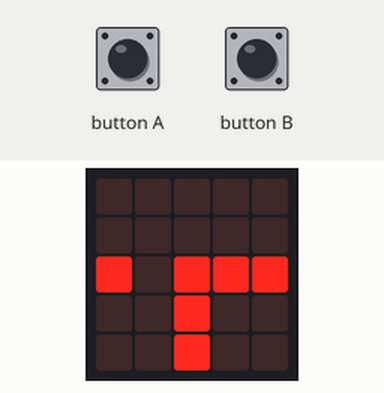
This program was run on a simulated BBC micro:bit (MakeCode). On the bench: the board's 5×5 LED display. Inputs (shaded band) come from the test bench. A reset restarts the program; random numbers come from a fixed seed.

Above: at 1.2 s.
1.3 s: button A pressed for 0.15 s
At 1.9 s:
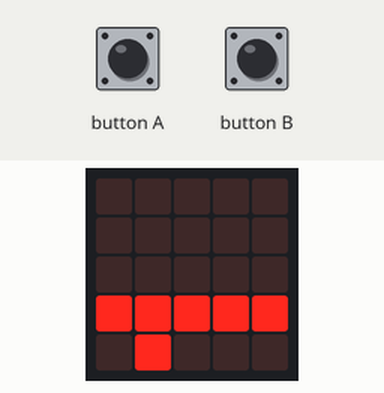
2.0 s: button B pressed for 0.15 s
At 2.5 s:
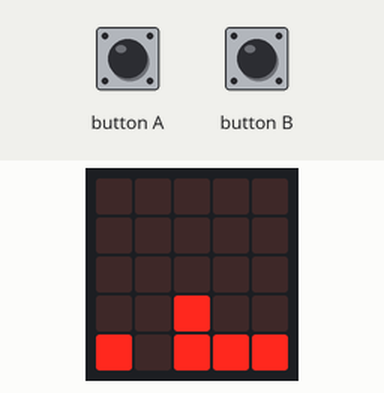
2.7 s: button B pressed 5 times (0.12 s each, 0.3 s apart)
At 4.4 s:
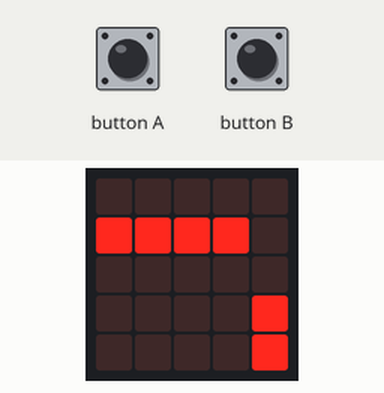
5.7 s: button A pressed for 0.15 s
At 6.2 s:
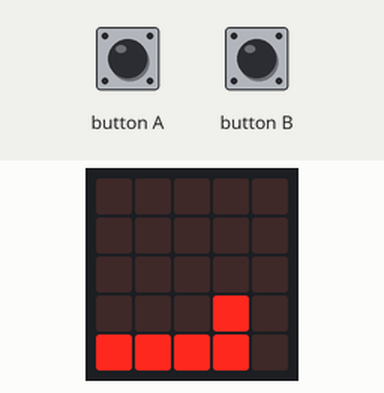
6.4 s: button A pressed 5 times (0.12 s each, 0.3 s apart)
At 8.1 s:
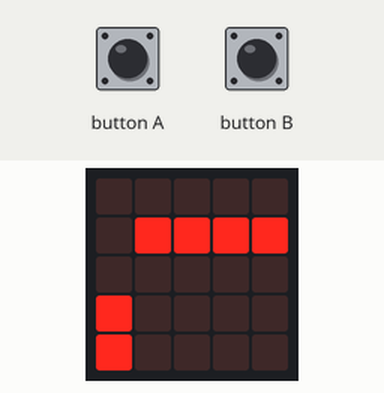
9.4 s: button B pressed for 0.15 s
At 9.9 s:
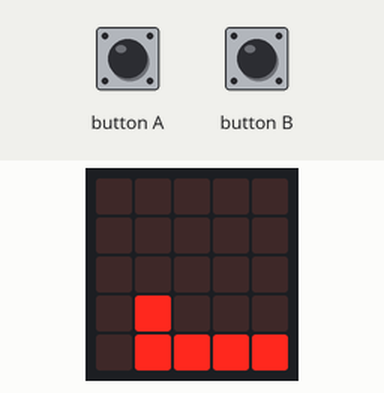
Timing chart, 0 to 12.4 s (numbered marks = the images above; inputs shaded):
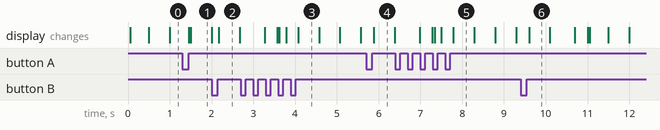

The program:

main.ts
```typescript
input.onButtonPressed(Button.A, function () {
    if (souradky > 0) {
        souradky_old = souradky
        souradky += -1
        souradkyold_bool = 1
    }
})
input.onButtonPressed(Button.B, function () {
    if (souradky < 4) {
        souradky_old = souradky
        souradky += 1
        souradkyold_bool = 1
    }
})
let game_over = 0
let kolize_check = 0
let i1 = 0
let seznam1: number[] = []
let y_padani = 0
let rand1 = 0
let souradkyold_bool = 0
let souradky_old = 0
let souradky = 0
souradky = 2
let rychlost_hry = 500
let wait_ms = 50
loops.everyInterval(rychlost_hry * 6, function () {
    rand1 = randint(0, 4)
    y_padani = 0
    seznam1 = [
    0,
    1,
    2,
    3,
    4
    ]
    seznam1.removeAt(rand1)
    i1 = 0
    for (let index = 0; index < seznam1.length; index++) {
        led.plot(seznam1[i1], y_padani)
        i1 += 1
    }
    basic.pause(rychlost_hry)
    i1 = 0
    y_padani += 1
    for (let index = 0; index < seznam1.length; index++) {
        led.unplot(seznam1[i1], y_padani - 1)
        i1 += 1
    }
    i1 = 0
    for (let index = 0; index < seznam1.length; index++) {
        led.plot(seznam1[i1], y_padani)
        i1 += 1
    }
    basic.pause(rychlost_hry)
    i1 = 0
    y_padani += 1
    for (let index = 0; index < seznam1.length; index++) {
        led.unplot(seznam1[i1], y_padani - 1)
        i1 += 1
    }
    i1 = 0
    for (let index = 0; index < seznam1.length; index++) {
        led.plot(seznam1[i1], y_padani)
        i1 += 1
    }
    basic.pause(rychlost_hry)
    i1 = 0
    y_padani += 1
    for (let index = 0; index < seznam1.length; index++) {
        led.unplot(seznam1[i1], y_padani - 1)
        i1 += 1
    }
    i1 = 0
    kolize_check = 1
    for (let index = 0; index < seznam1.length; index++) {
        led.plot(seznam1[i1], y_padani)
        i1 += 1
    }
    basic.pause(rychlost_hry)
    i1 = 0
    y_padani += 1
    if (game_over == 0) {
        for (let index = 0; index < seznam1.length; index++) {
            led.unplot(seznam1[i1], y_padani - 1)
            i1 += 1
        }
    }
    if (game_over == 0) {
        i1 = 0
        for (let index = 0; index < seznam1.length; index++) {
            led.plot(seznam1[i1], y_padani)
            i1 += 1
        }
    }
    basic.pause(rychlost_hry)
    i1 = 0
    y_padani += 1
    if (game_over == 0) {
        for (let index = 0; index < seznam1.length; index++) {
            led.unplot(seznam1[i1], y_padani - 1)
            i1 += 1
        }
    }
    kolize_check = 0
    basic.pause(rychlost_hry)
})
basic.forever(function () {
    basic.pause(wait_ms)
    if (game_over == 1) {
        basic.showIcon(IconNames.Skull)
        control.reset()
    }
    if (souradkyold_bool == 1) {
        souradkyold_bool = 0
        led.unplot(souradky_old, 3)
        led.unplot(souradky_old, 4)
    }
    led.plot(souradky, 3)
    led.plot(souradky, 4)
    if (kolize_check == 1 && souradky != rand1) {
        game_over = 1
        wait_ms = 500
        rychlost_hry = 10000
    }
})
```

test.ts
```typescript
// Tady jsou testy. Při použití tohoto balíčku jako rozšíření nebude zkompilováno.
```

Measured:
- what the display in image 2 shows lasts 0.5 s, from 2.2 s to 2.7 s
